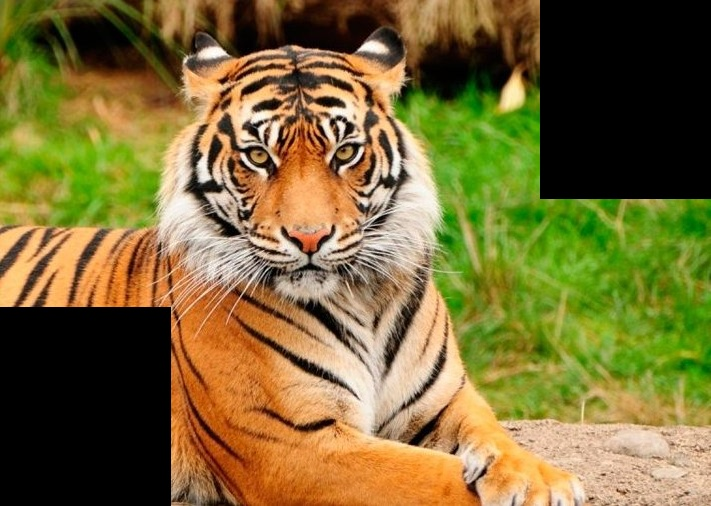
#> input picture 3 - Prueba deteccion de traslacion/union_tras_hor.jpg, 711 x 506 px
$ python deteccion_rois_en_img.py
#> lines starting #> are read from the running program, lines starting #| are printed output that depends on the picture
from cv2 import cv2
import numpy as np
import matplotlib.pyplot as plt
import time

#############importante, ndarray se configura en filas por columnas. en fiji es x,y, columnas por filas
img_1 = cv2.imread("union_tras_hor.jpg", cv2.IMREAD_ANYCOLOR)
#> img_1 is the input picture: shape (506, 711, 3); mean B, G, R 53.8, 107.8, 123.6
img_2 = cv2.imread("img_3.jpg", cv2.IMREAD_ANYCOLOR)
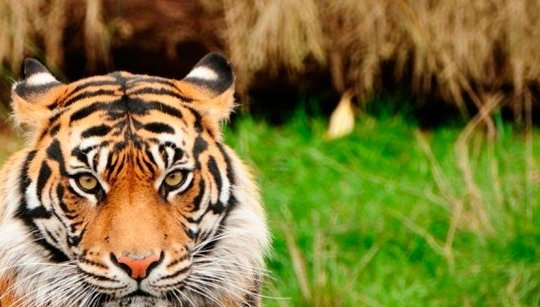
#> input picture 3 - Prueba deteccion de traslacion/img_3.jpg, 540 x 307 px
#> img_2 is the input picture: shape (307, 540, 3); mean B, G, R 58.1, 120.2, 126.9
roi = cv2.imread("roi_central.jpg", cv2.IMREAD_ANYCOLOR) #
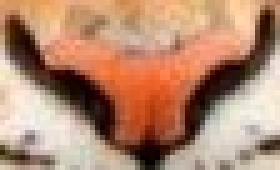
#> input picture 3 - Prueba deteccion de traslacion/roi_central.jpg, 56 x 34 px (shown 5 times larger)
#> roi is the input picture: shape (34, 56, 3); mean B, G, R 111.5, 136.7, 179.6

h, w= roi.shape[:-1]
#> h = 34; w = 56

# h1, w1= img_1.shape[:-1]
# h2, w2= img_2.shape[:-1]

# print (h1, " ", h2, " ", w1, " ", w2)

img = img_1.copy()
roi1 = roi.copy()

# [4 lines of commented-out code are left out]

img2 = img_2.copy()

# Función que sirve para detectar si una imagen está contenida en otra
res = cv2.matchTemplate(img, roi1, cv2.TM_CCOEFF_NORMED)        # Esta, va a ser dato, no hará falta matchear, ni buscar la posición de la máscara (ambas cosas son dato)
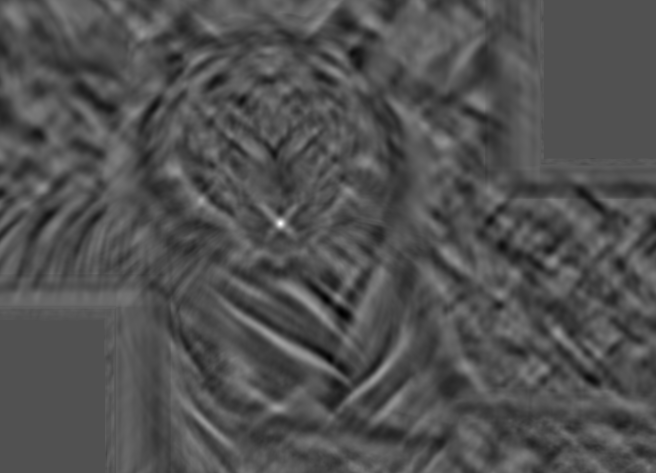
#> res: shape (473, 656) float32; min -0.467, max 0.996, mean 3.13e-05; drawn with min black and max white
print (type (res), "clase del match template")
#| <class 'numpy.ndarray'> clase del match template
inicio = time.perf_counter()
res2 = cv2.matchTemplate(img2, roi1, cv2.TM_CCOEFF_NORMED)      # Matchea con el nuevo roi (en este caso el roi es la mascara, e img2 es el nuevo frame)
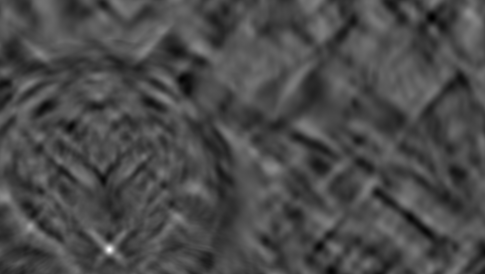
#> res2: shape (274, 485) float32; min -0.408, max 0.996, mean 0.0032; drawn with min black and max white
fin = time.perf_counter()

#puedo buscar la localizacion de los puntos con la funcion cv2.minMaxLoc()
#min_val, max_val, min_loc, max_loc = cv2.minMaxLoc(res)
#depende el parámetro que haya puesto busco la posicion del maximo o minimo
#para el parametro elegido tendria que buscar el maximo

                # # # # # # # # min_val, max_val, min_loc, max_loc = cv2.minMaxLoc(res2)
# Umbral admitido
threshold = .9

# Si está dentro del umbral, crear un cuadrado sobre la imagen contenida en la imagen Todo
loc = np.where(res >= threshold)                                #Estas coordenadas son dato, posicion de la máscara (mask que saco del frame anterior)
#> loc = ([222, 223, 223, 223, 224], [280, 279, 280, 281, 280])
loc2 = np.where(res2 >= threshold)                              #si no se encuentra, loc queda vacío, por lo que el pt no puede definirse.
#> loc2 = ([248, 249, 249, 249, 250], [109, 108, 109, 110, 109])

if loc[0].size > 0 :
    print (loc)# devuelve tupla(x,y)
#| (array([222, 223, 223, 223, 224]), array([280, 279, 280, 281, 280]))
    x1 = loc[0][0] #filas
#> x1 = 222
    y1 = loc[1][0] #columnas
#> y1 = 280
else:
    print ("null")
                # # # # # # # # # print (max_loc, "loc 2", type (max_loc))
if loc2[0].size > 0 :
    print (loc2, "loc 2")# devuelve tupla(x,y)
#| (array([248, 249, 249, 249, 250]), array([109, 108, 109, 110, 109])) loc 2
    x2 = loc2[0][0]
#> x2 = 248
    y2 = loc2[1][0]
#> y2 = 109
else:
    print ("null")
#Asumiendo que las loc me dan una tupla de un punto único, y no un margen (como podría pasar)
tras_x = x1-x2
#> tras_x = -26
tras_y =  y1-y2
#> tras_y = 171

print ("La figura se trasladó en x:", tras_x, "\nY en y:", tras_y)
#| La figura se trasladó en x: -26
#| Y en y: 171
print ("Positivo a la derecha, negativo a la izquierda, en y")

if tras_y!=0 and tras_x==0: #traslacion neta horizontal
    if tras_y>0:
        result = np.ndarray((img.shape[0],y1+img2.shape[1]-y2, img.shape[2]))
        boollayer = np.zeros((img.shape[0],y1+img2.shape[1]-y2),dtype=bool)     #sub-matriz de booleanos

        print (result.shape, img.shape, img2.shape)
        result[:,:y1,:] = img[:,:y1,:]
        result[:,y1:,:] = img2[:,y2:,:]
    else:
        result = np.ndarray((img.shape[0],y2+img.shape[1]-y1, img.shape[2]))
        print (result.shape, img.shape, img2.shape)
        result[:,:y2,:] = img2[:,:y2,:]
        result[:,y2:,:] = img[:,y1:,:]

if tras_x!=0 and tras_y==0: #traslacion neta vertical
    if tras_x>0:
        result = np.ndarray((x1+img2.shape[0]-x2,img2.shape[1], img.shape[2]))
        print (result.shape, img.shape, img2.shape)
        result[:x1,:,:] = img[:x1,:,:]
        result[x1:,:,:] = img2[x2:,:,:]
    else:
        result = np.ndarray((x2+img.shape[0]-x1,img.shape[1], img.shape[2]))
        print (result.shape, img.shape, img2.shape)
        result[:x2,:,:] = img2[:x2,:,:]
        result[x2:,:,:] = img[x1:,:,:]

if tras_y!=0 and tras_x!=0: #traslacion diagonal

    if tras_y>0:
        result = np.ndarray((img.shape[0],y1+img2.shape[1]-y2, img.shape[2]))
        print (result.shape, img.shape, img2.shape)
#| (506, 711, 3) (506, 711, 3) (307, 540, 3)
        # result[:,:img2.shape[1],:] = img[:,:img2.shape[1],:] #acomodar, hacer generico # hacer con ndarray de bool
    else:
        result = np.ndarray((img.shape[0],y2+img.shape[1]-y1, img.shape[2]))
        print (result.shape, img.shape, img2.shape)
        # result[:,result.shape[1]-img2.shape[1]:,:] = img[:,:,:] #hacer con ndarray de bool # se completa result despues de analizar desplazamiento en x

    if tras_x>0:
        #
        result.resize(x1+img2.shape[0]-x2,result.shape[1], 3)
        #
        # result = np.ndarray((x1+img2.shape[0]-x2,img2.shape[1], img.shape[2]))
        print (result.shape, img.shape, img2.shape)
        if tras_y>0:
            result[:img.shape[0],:img.shape[1],:] = img[:,:,:]
            result[result.shape[0]-img2.shape[0]:,result.shape[1]-img2.shape[1]:,:] = img2[:,:,:] #hacer con ndarray de bool
        else:
            result[:img.shape[0],result.shape[1]-img2.shape[1]:,:] = img[:,:,:]
            result[result.shape[0]-img2.shape[0]:,:img2.shape[1],:] = img2[:,:,:]
    else:
        #
#> (the run stopped early here; a loop or call above may not have finished)
